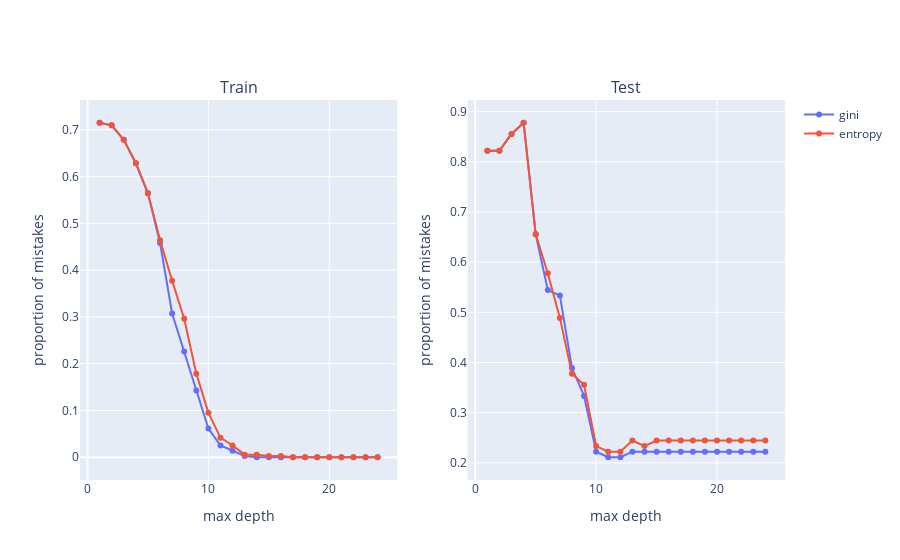

Here is the notebook cell this chart was saved with:
### Code cell
# plot of proportions of mistakes

# params
range_depth = np.arange(1, 25)
X, y = data[:, :2], data[:, -1]

# split data
X_train, X_test, y_train, y_test = train_test_split(
    X, y,
    test_size=.2,
    random_state=12365478
)

dict_error = {
    "gini": {"train": [], "test": [], "color": "#636EFA"},
    "entropy": {"train": [], "test": [], "color": "#EF553B"},
}

dict_data = {
    "train": {"X": X_train, "y": y_train},
    "test": {"X": X_test, "y": y_test}
}

for depth in range_depth:
    for impurity_measure in dict_error:
        # init / fit model
        classifier = DecisionTreeClassifier(
            criterion=impurity_measure,
            max_depth=depth,
            random_state=0
        )
        classifier.fit(X_train, y_train)

        for error_type, Xy in dict_data.items():
            y_true = Xy["y"]
            y_predicted = classifier.predict(Xy["X"])

            # compute / store error
            error = 1 - accuracy_score(y_true, y_predicted)
            dict_error[impurity_measure][error_type].append(error)

# plot
fig = make_subplots(
    rows=1, cols=2,
    subplot_titles=["Train", "Test"]
)

for i, error_type in enumerate(["train", "test"]):
    for impurity_measure in ["gini", "entropy"]:
        fig.add_trace(
            go.Scatter(
                x=range_depth,
                y=dict_error[impurity_measure][error_type],
                marker_color=dict_error[impurity_measure]["color"],
                name=impurity_measure,
                mode="lines+markers",
                showlegend=True if i == 0 else False
            ),
            row=1, col=i+1
        )

        fig.update_xaxes(
            title="max depth", 
            row=1, col=i+1
        )

        fig.update_yaxes(
            title="proportion of mistakes", 
            row=1, col=i+1
        )

fig.show()

### Figure 1 — Plotly figure (JSON) as saved in the notebook; plotly's stock layout.template omitted (floating-point values rounded to 4 significant figures)
{"data": [{"marker": {"color": "#636EFA"}, "mode": "lines+markers", "name": "gini", "showlegend": true, "type": "scatter", "x": [1, 2, 3, 4, 5, 6, 7, 8, 9, 10, 11, 12, 13, 14, 15, 16, 17, 18, 19, 20, 21, 22, 23, 24], "xaxis": "x", "y": [0.7151, 0.7095, 0.6788, 0.6285, 0.5642, 0.4581, 0.3073, 0.2263, 0.1425, 0.06145, 0.02514, 0.01397, 0.002793, 0, 0, 0, 0, 0, 0, 0, 0, 0, 0, 0], "yaxis": "y"}, {"marker": {"color": "#EF553B"}, "mode": "lines+markers", "name": "entropy", "showlegend": true, "type": "scatter", "x": [1, 2, 3, 4, 5, 6, 7, 8, 9, 10, 11, 12, 13, 14, 15, 16, 17, 18, 19, 20, 21, 22, 23, 24], "xaxis": "x", "y": [0.7151, 0.7095, 0.6788, 0.6285, 0.5642, 0.4637, 0.3771, 0.2961, 0.1788, 0.09497, 0.0419, 0.02514, 0.005587, 0.005587, 0.002793, 0.002793, 0, 0, 0, 0, 0, 0, 0, 0], "yaxis": "y"}, {"marker": {"color": "#636EFA"}, "mode": "lines+markers", "name": "gini", "showlegend": false, "type": "scatter", "x": [1, 2, 3, 4, 5, 6, 7, 8, 9, 10, 11, 12, 13, 14, 15, 16, 17, 18, 19, 20, 21, 22, 23, 24], "xaxis": "x2", "y": [0.8222, 0.8222, 0.8556, 0.8778, 0.6556, 0.5444, 0.5333, 0.3889, 0.3333, 0.2222, 0.2111, 0.2111, 0.2222, 0.2222, 0.2222, 0.2222, 0.2222, 0.2222, 0.2222, 0.2222, 0.2222, 0.2222, 0.2222, 0.2222], "yaxis": "y2"}, {"marker": {"color": "#EF553B"}, "mode": "lines+markers", "name": "entropy", "showlegend": false, "type": "scatter", "x": [1, 2, 3, 4, 5, 6, 7, 8, 9, 10, 11, 12, 13, 14, 15, 16, 17, 18, 19, 20, 21, 22, 23, 24], "xaxis": "x2", "y": [0.8222, 0.8222, 0.8556, 0.8778, 0.6556, 0.5778, 0.4889, 0.3778, 0.3556, 0.2333, 0.2222, 0.2222, 0.2444, 0.2333, 0.2444, 0.2444, 0.2444, 0.2444, 0.2444, 0.2444, 0.2444, 0.2444, 0.2444, 0.2444], "yaxis": "y2"}], "layout": {"annotations": [{"font": {"size": 16}, "showarrow": false, "text": "Train", "x": 0.225, "xanchor": "center", "xref": "paper", "y": 1, "yanchor": "bottom", "yref": "paper"}, {"font": {"size": 16}, "showarrow": false, "text": "Test", "x": 0.775, "xanchor": "center", "xref": "paper", "y": 1, "yanchor": "bottom", "yref": "paper"}], "xaxis": {"anchor": "y", "domain": [0, 0.45], "title": {"text": "max depth"}}, "xaxis2": {"anchor": "y2", "domain": [0.55, 1], "title": {"text": "max depth"}}, "yaxis": {"anchor": "x", "domain": [0, 1], "title": {"text": "proportion of mistakes"}}, "yaxis2": {"anchor": "x2", "domain": [0, 1], "title": {"text": "proportion of mistakes"}}}}
